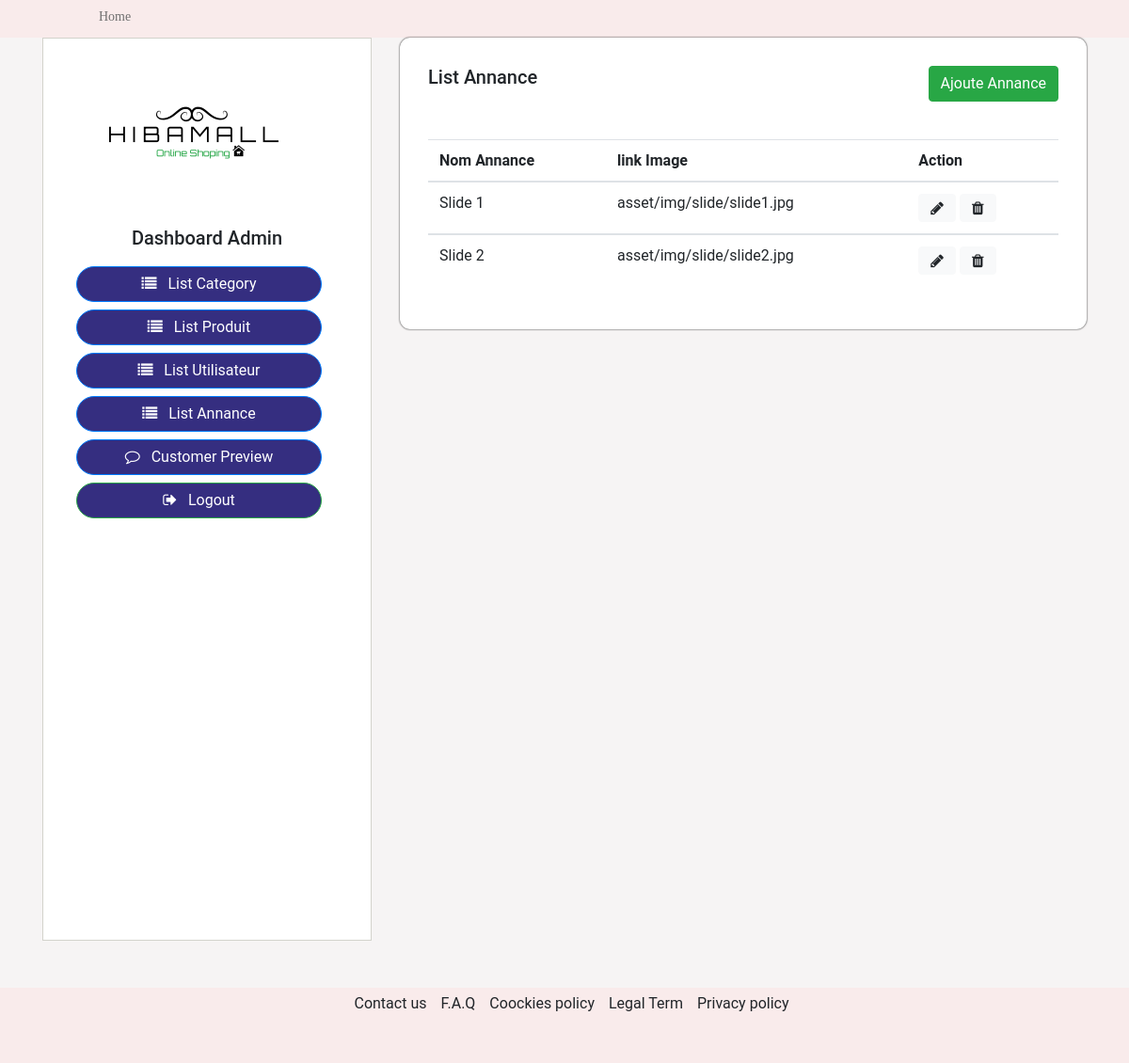
The page /admin/annance.php (signed in) on the database its author committed.
### tables this page shows
CREATE TABLE `annance` (
  `id` int(11) NOT NULL,
  `annance_nom` varchar(255) NOT NULL,
  `annance_image` varchar(255) NOT NULL
);

### inc/fonctions.php (called while the page is built, shortened)
<?php
require('config.php');
function query($sql){
    global $connection;
    return mysqli_query($connection,$sql);
}
function fetch_array($result){
    return mysqli_fetch_array($result);
}

### admin/annance.php (the view, shortened to what this page needs)
<?php include('aside.php'); ?>
<div class="col-md-8">
        <div class="toplist">
            <div class="dashboard-list">
              <h5>List Annance              <form class="form-inline">
                 <a href="addannance.php"> <button class="btn btn-success" type="button"> Ajoute Annance </button> </a>
              </form></h5>
              <table class="table">
                <thead>
                  <tr>
                    <th scope="col">Nom Annance</th>
                    <th scope="col">link Image</th>
                    <th scope="col">Action</th>
                  </tr>
                </thead>
                <?php
                                $query = "SELECT * FROM annance";
                                $result = query($query);
                                while($row = fetch_array($result)):
                            ?>
                <tbody id="myTable">
                  <tr>
                    <td><?php echo $row['annance_nom'];?></td>
                    <td><?php echo $row['annance_image'];?></td>
                    <td><a href="editannance.php?id=<?php echo $row['id'];?>"><button type="button" class="btn btn-light" data-toggle="modal" data-target="#exampleModal" data-whatever="@mdo"
          id="button1"><i class="fa fa-pencil" aria-hidden="true"></i></button></a> <a href="deleteannance.php?id=<?php echo $row['id'];?>"><button type="button" class="btn btn-light" data-toggle="modal" data-target="#exampleModal" data-whatever="@mdo"
          id="button1"><i class="fa fa-trash" aria-hidden="true"></i></button></a> </td>
                  </tr>
                  <?php
                                endwhile;
                            ?>
                </tbody>
              </table>
            </div>
            </div>
          </div>
            </div>
        </div>
<?php include('../inc/footer.php'); ?>

### asset/css/main.css (style rules this page uses)
body { font-family: 'Roboto', sans-serif; background: #F6F4F4; position: relative; font-weight: 400px; margin:0; overflow-x: hidden; }
a { color: inherit; -webkit-transition: 300ms; -moz-transition: 300ms; -o-transition: 300ms; transition: 300ms; }

### asset/css/container.css (style rules this page uses)
.dashboard-list { width: 100%; background: #fff; padding: 30px; border-radius: 11px; box-shadow: 0px 0px 2px 0px #000; }
.dashboard-list form { position: relative; float: right; }
.dashboard-list h5 form { padding-bottom: 20PX; }

### rows shown on the page
annance: annance_nom "Slide 1", annance_image "asset/img/slide/slide1.jpg"
annance: annance_nom "Slide 2", annance_image "asset/img/slide/slide2.jpg"
